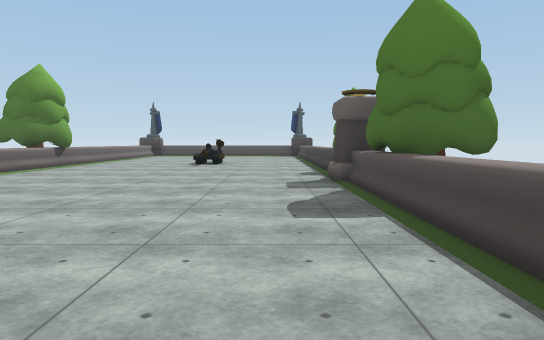
[1] (above)

15 first-person views from a walk through a Unity game level. The camera is 1.2 m above the floor, tilts 4° down and sees 70° across. The floor is counted in squares, 2 m on a side. Each view is taken from the middle of a square. On the plan, view 1 faces up. The plan holds only what a view shows up to about 11 squares ahead; the rest is blank. The place goes on beyond the plan. Some animated figures are left out. Some surface patterns are stand-ins.

[2]
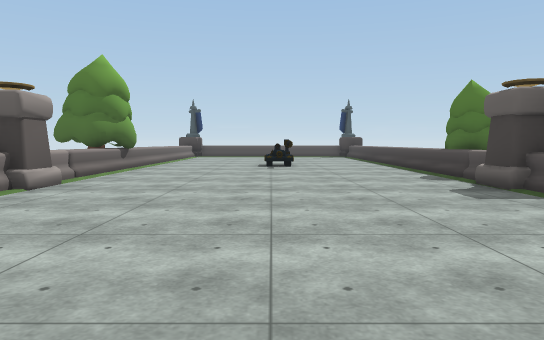

[3]
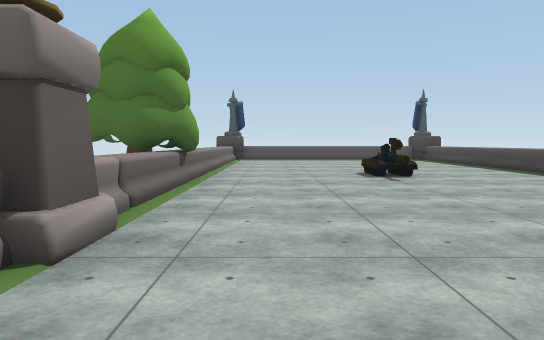

[4]
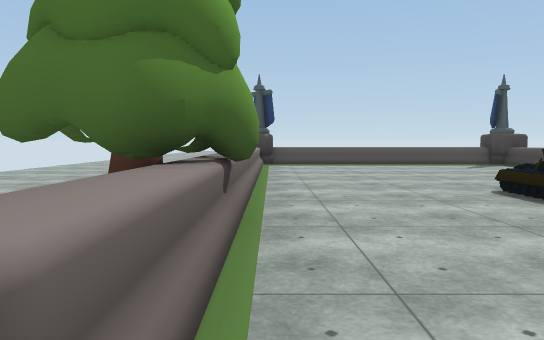

[5]
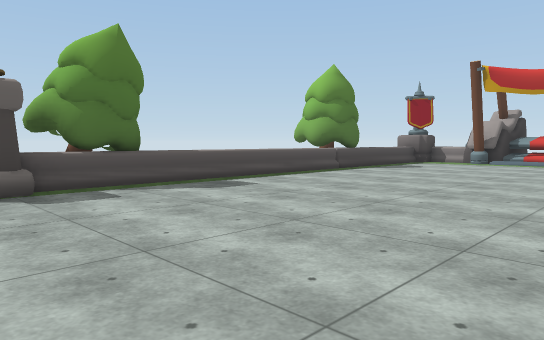

[6]
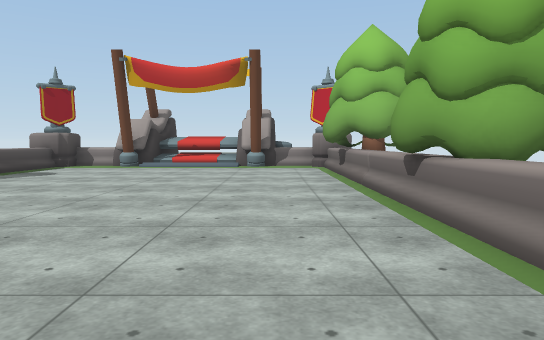

[7]
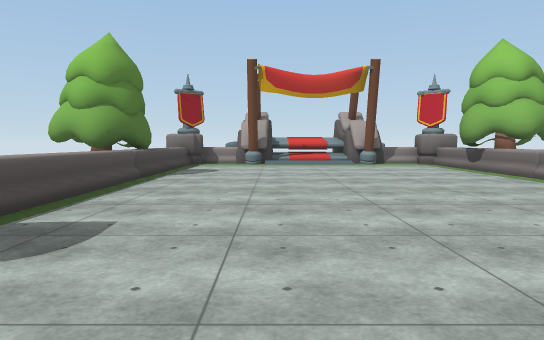

[8]
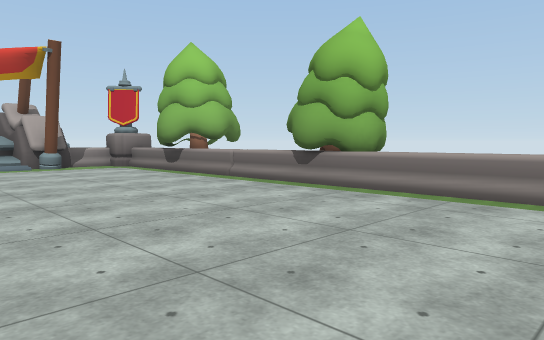

[9]
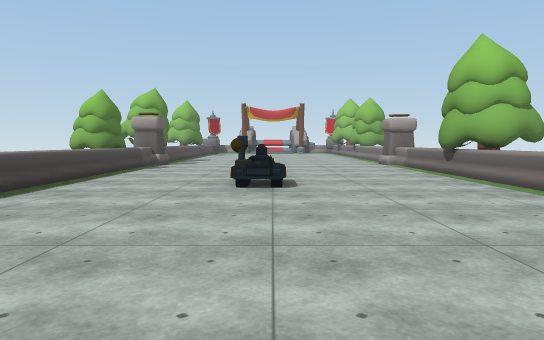

[10]
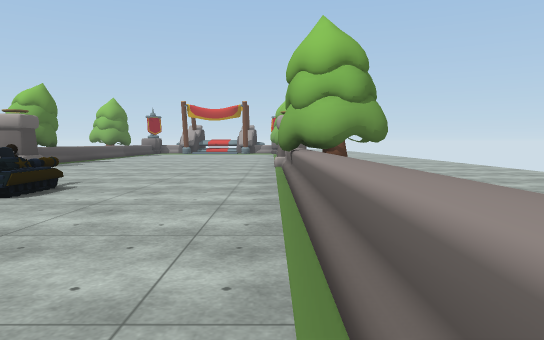

[11]
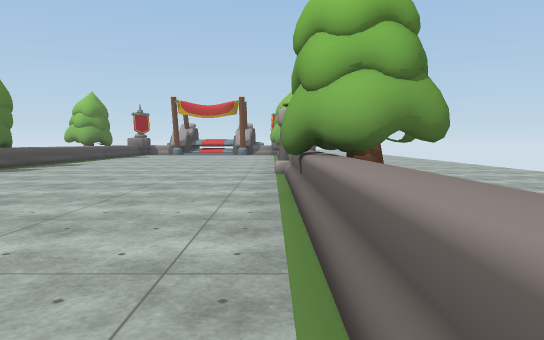

[12]
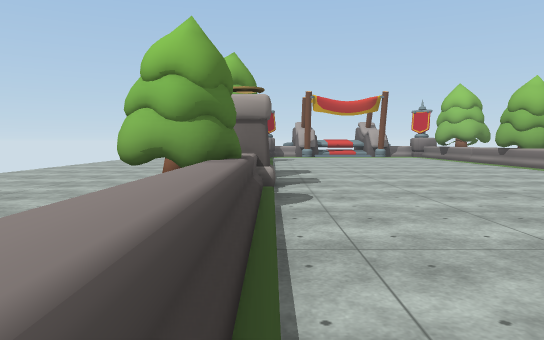

[13]
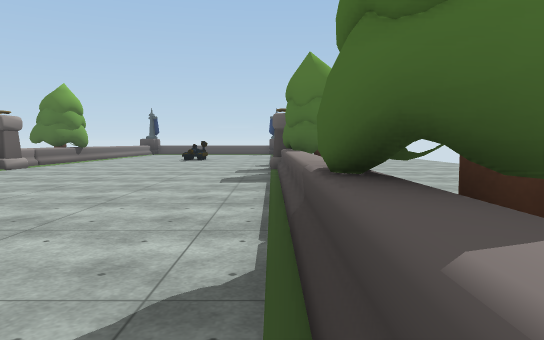

[14]
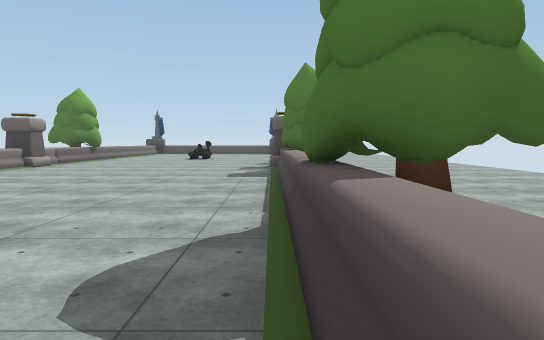

[15]
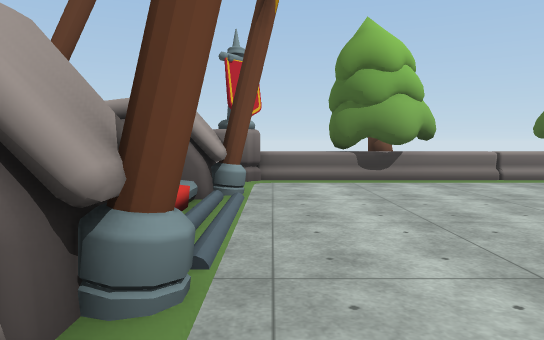

### Floor plan
Key: @ floor where view 1 was taken; # wall or solid block; x gap in a wall; . floor; / step, stairs or slope; = window, fence, low wall or low ledge; ^ raised ledge; O other object.
Columns run from 7 left of view 1 to 3 right of it. Each row starts with its distance up from view 1.
 18  ##^^^^^##
 17  #/...../#
 16  #/...../
 15  #/...../
 14  #/...../
 13  #/...../
 12  #/...../
 11  =/..O..//
 10 ##/.....//
  9 ##/...../#.
  8  #/...../#.
  7  =/...../=.
  6  #/...../#.
  5  #/...../#x
  4  #/...../#.
  3  #/...../ .
  2  #/...../ .
  1  #=...../ .
  0  #.....@/=.
 -1  =....../##
 -2 ###...../##
 -3  #......//
 -4  #....../#
 -5  #########
 -6     # #

Where each view was taken, in squares from view 1:
view 1: 0 up, 0 right, facing up
view 2: 1 up, 2 left, facing up
view 3: 4 up, 4 left, facing up
view 4: 7 up, 5 left, facing up
view 5: 7 up, 4 left, facing down-right
view 6: 5 up, 4 left, facing down
view 7: 6 up, 1 left, facing down
view 8: 5 up, 1 left, facing down-left
view 9: 17 up, 2 left, facing down
view 10: 16 up, 5 left, facing down
view 11: 14 up, 5 left, facing down
view 12: 12 up, 1 right, facing down
view 13: 3 down, 1 right, facing up
view 14: 4 down, 1 right, facing up
view 15: 4 down, 1 right, facing left
